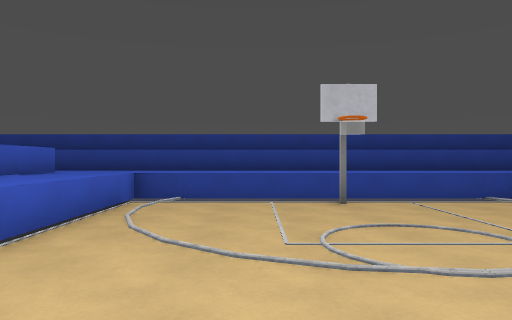
View 1 (above)

16 first-person views from a walk through a 3-D level made in the Godot game engine. The camera is 1.5 m above the floor, looks level and sees 70° across. The floor is counted in squares, 2 m on a side. Each view is taken from the middle of a square. On the plan, view 1 faces up. The plan holds only what a view shows up to about 11 squares ahead; the rest is blank. The place goes on beyond the plan. Surface patterns are stand-ins for the level's own textures.

View 2
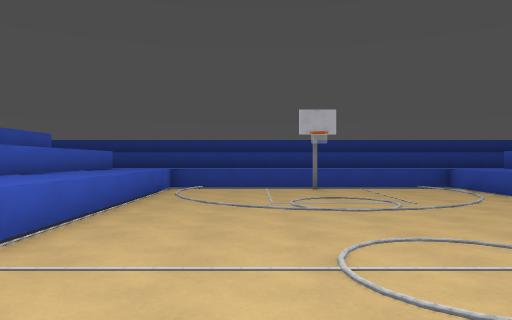

View 3
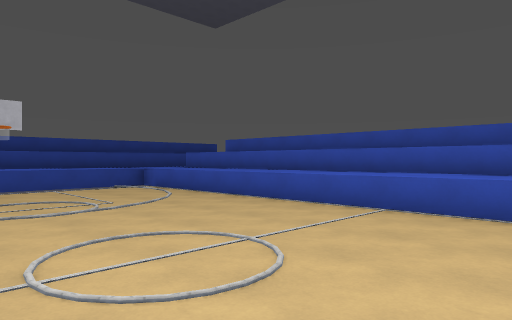

View 4
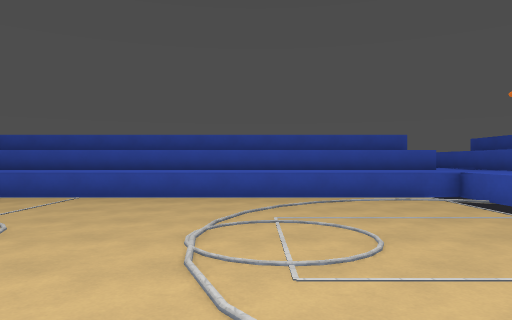

View 5
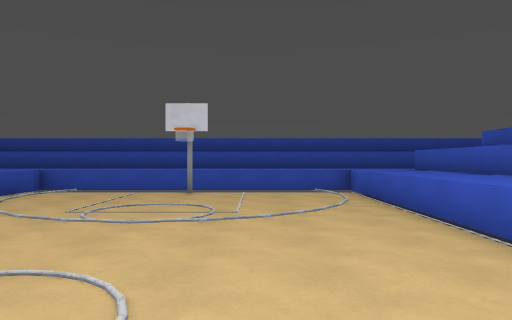

View 6
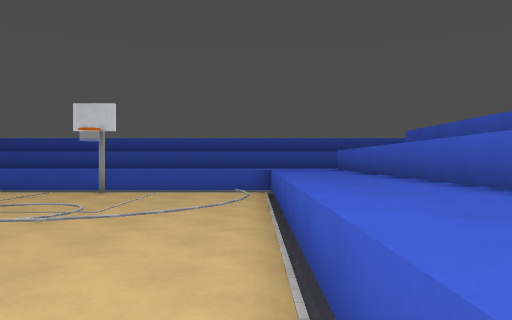

View 7
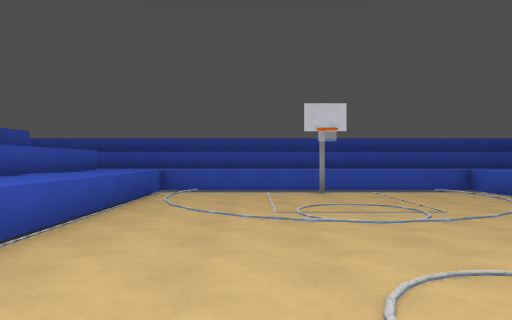

View 8
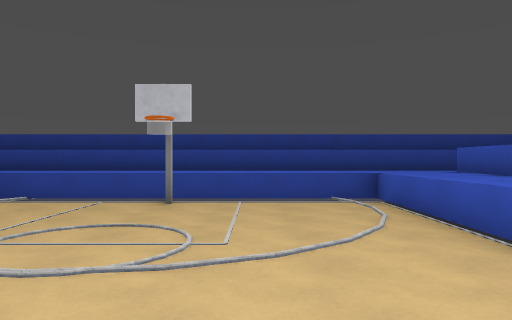

View 9
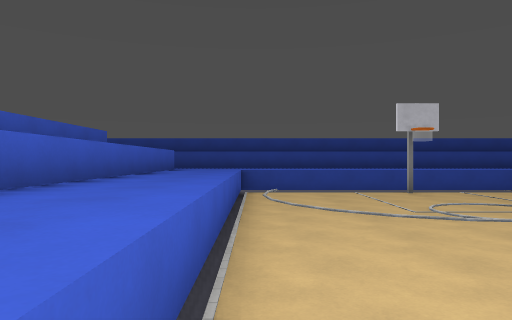

View 10
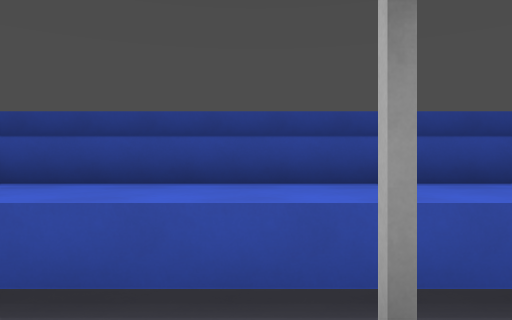

View 11
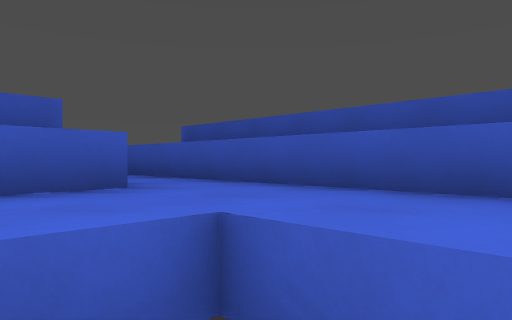

View 12
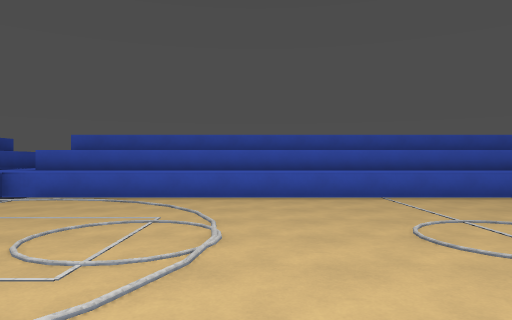

View 13
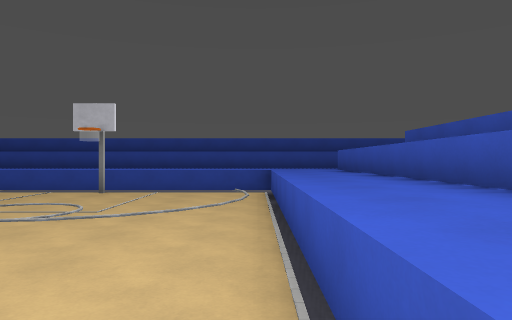

View 14
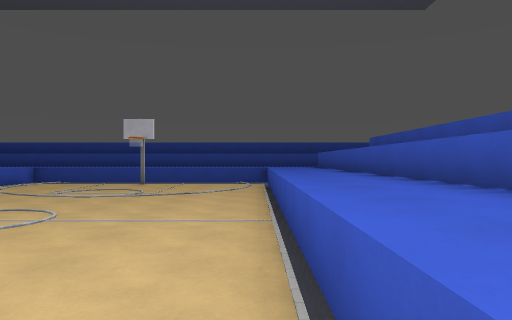

View 15
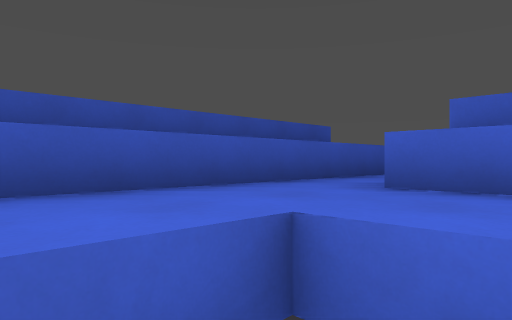

View 16
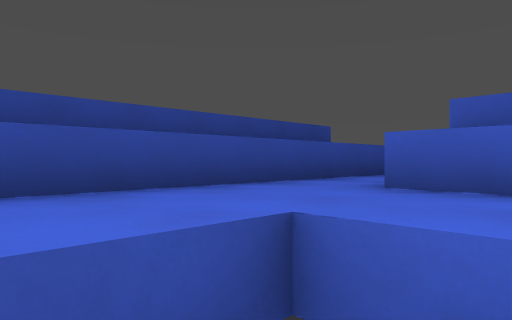

### Floor plan
Key: @ floor where view 1 was taken; # wall or solid block; . main floor; - floor 0.5 m lower than the main floor; / step, stairs or slope; = window, fence, low wall or low ledge; ^ raised ledge; P pole.
Columns run from 5 left of view 1 to 8 right of it. Each row starts with its distance up from view 1.
  9 ##############
  8  ^^^^^^^^^^^^^
  7  ^^^^^^^^^^^^
  6  ^^=..PP..=^^
  5  ^^/....../^^
  4  ^^/....../^^
  3  ^^//...../^^
  2  ^^/....../^^
  1  ^^/....../^^
  0  ^^/.@..../^^
 -1  ^^/....../^^
 -2  ^^/....../^^
 -3  ^^/....../^^
 -4  ^^/....../^^
 -5  ^^//...../^^
 -6  ^^/....../^^
 -7  ^^=..PP..=^^
 -8  ^^^-    ^^^^
 -9 ^^^^^^^^^^^^^^
-10 ##############

Where each view was taken, in squares from view 1:
view 1: 0 up, 0 right, facing up
view 2: 3 down, 0 right, facing up
view 3: 3 down, 0 right, facing up-right
view 4: 4 down, 2 left, facing right
view 5: 1 up, 0 right, facing down
view 6: 1 up, 2 left, facing down
view 7: 1 up, 3 right, facing down
view 8: 0 up, 3 right, facing up
view 9: 2 down, 2 left, facing up
view 10: 5 up, 1 right, facing up
view 11: 7 down, 4 right, facing down-right
view 12: 3 down, 5 right, facing left
view 13: 2 down, 5 right, facing up
view 14: 5 down, 5 right, facing up
view 15: 7 down, 1 left, facing down-left
view 16: 6 up, 4 right, facing up-right
